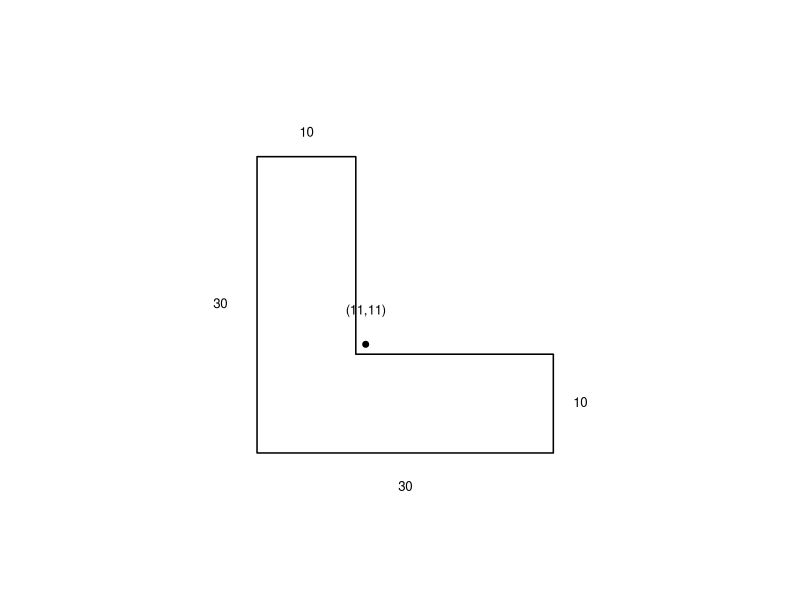

Here is the R script that generated this plot:
setwd("C:/Users/18904/Github/junior-mathematics/codes")
if(!dir.exists("../figures"))dir.create("../figures")

# week66-1: L-section cross-section 30x30, thickness 10
draw1=function(){
  plot(0,0,xlim=c(-3,36),ylim=c(-3,36),type="n",asp=1,axes=FALSE,xlab="",ylab="")
  polygon(rbind(c(0,0),c(30,0),c(30,10),c(10,10),c(10,30),c(0,30)),lwd=1.5)
  points(11,11,pch=19,cex=0.8)
  text(11,13,"(11,11)",cex=0.8,pos=3)
  text(15,-2,"30",cex=0.8,pos=1);text(31,5,"10",cex=0.8,pos=4)
  text(-2,15,"30",cex=0.8,pos=2);text(5,31,"10",cex=0.8,pos=3)
}
cairo_pdf("../figures/week66-1.pdf",width=4,height=4,family="sans");draw1();dev.off()
svglite::svglite("../figures/week66-1.svg",width=4,height=4);draw1();dev.off()
